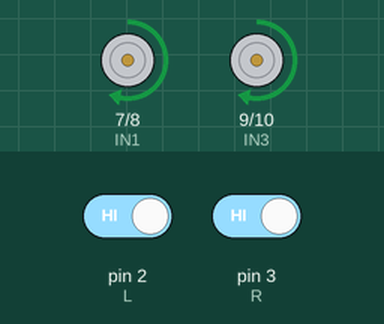
Bench run of a sketch on a simulated Arduino Uno, built with avr-gcc and run on an emulated ATmega328P. On the bench: motor-driver pin pairs drawn as motors (green arrow = first pin HIGH = forward, orange = second pin HIGH = backward, longer = more drive, scaled by the enable pin). Inputs (shaded band) come from the test bench; at power-on: pin 2 (L) HIGH, pin 3 (R) HIGH.

Above: at 1.2 s.
1.3 s: pin 2 (L) driven LOW
At 2.5 s:
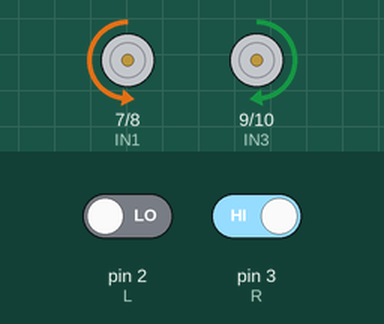
2.8 s: pin 3 (R) driven LOW
At 3.6 s:
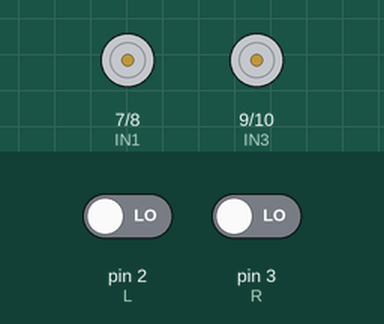
4.3 s: pin 2 (L) driven HIGH
At 4.6 s:
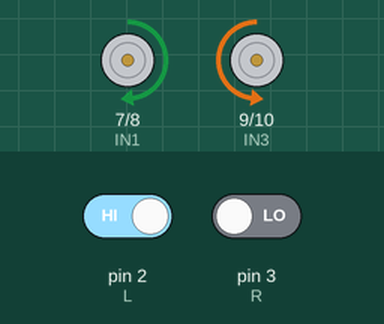
5.8 s: pin 3 (R) driven HIGH
At 7.2 s:
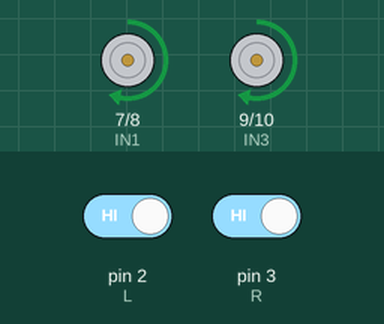
Timing chart, 0 to 8.3 s (numbered marks = the images above; inputs shaded):
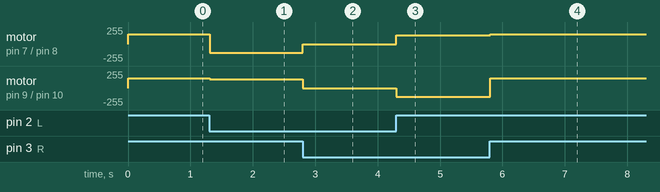

Measured:
- after the input at 1.3 s, motor on pin 7 (IN1) / pin 8 (IN2): forward 150/255 → backward 130/255 at once; motor on pin 9 (IN3) / pin 10 (IN4): forward 150/255 → forward 130/255 at once
- after the input at 2.8 s, motor on pin 7 (IN1) / pin 8 (IN2): backward 130/255 → stopped at once; motor on pin 9 (IN3) / pin 10 (IN4): forward 130/255 → stopped at once
- after the input at 4.3 s, motor on pin 7 (IN1) / pin 8 (IN2): stopped → forward 130/255 at once; motor on pin 9 (IN3) / pin 10 (IN4): stopped → backward 130/255 at once
- after the input at 5.8 s, motor on pin 7 (IN1) / pin 8 (IN2): forward 130/255 → forward 150/255 at once; motor on pin 9 (IN3) / pin 10 (IN4): backward 130/255 → forward 150/255 at once

The sketch:

line_follower.ino
```cpp
const int L=2,R=3,ENA=5,ENB=6,IN1=7,IN2=8,IN3=9,IN4=10;
void motors(int left,int right){
  digitalWrite(IN1,left>=0); digitalWrite(IN2,left<0);
  digitalWrite(IN3,right>=0); digitalWrite(IN4,right<0);
  analogWrite(ENA,constrain(abs(left),0,255));
  analogWrite(ENB,constrain(abs(right),0,255));
}
void setup(){
  pinMode(L,INPUT);pinMode(R,INPUT);
  pinMode(ENA,OUTPUT);pinMode(ENB,OUTPUT);
  pinMode(IN1,OUTPUT);pinMode(IN2,OUTPUT);pinMode(IN3,OUTPUT);pinMode(IN4,OUTPUT);
}
void loop(){
  bool left=digitalRead(L)==LOW, right=digitalRead(R)==LOW;
  if(!left&&!right) motors(150,150);
  else if(left&&!right) motors(-130,130);
  else if(!left&&right) motors(130,-130);
  else motors(0,0);
  delay(10);
}
```
